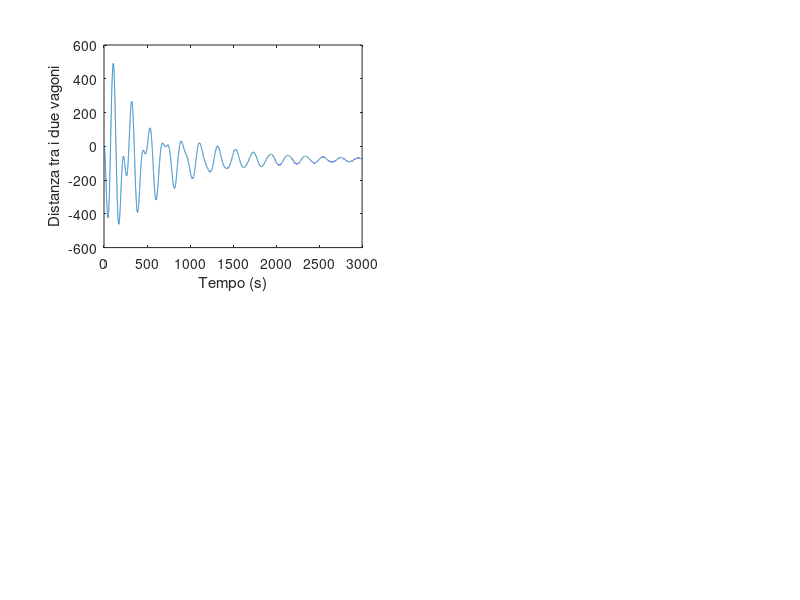

Write the MATLAB code that produced this figure. (Note: this script raises an error after producing the figure.)
close all; clear; clc;
k1 = 5;    % N/m
k2 = 2;    % N/m
k3 = 1;    % N/m
b = 10;      % Ns/m
m1 = 2000;   % kg
m2 = 4000;   % kg




A = [0, 0, 1, 0; 0, 0, 0, 1; -((k1+k2)/m1), -k2/m1, -b/m1 b/m1; 1/m1, -((k2+k3)/m2), b/m2, -b/m2];
B = [0 0 1 0];
C = [-1 1 0 0];
D = 0;

sys = ss(A, B', C, D);
t = 0:0.1:3000;


figure('Name',"Distanza tra i due vagoni")
subplot(2,2,1);
[y, t, ~] = step(sys, t);
plot(t,y);
xlabel("Tempo (s)");
ylabel("Distanza tra i due vagoni");
s = stepinfo(sys);
yline(y(end), '--');
title("Risposta ad un gradino unitario");


subplot(2,2,3);
[y, t, x] = impulse(sys);
plot(t,y);
xlabel("Tempo (s)");
ylabel("Distanza tra i due vagoni");
title("Risposta ad un impulso unitario");

subplot(2,2,2)
pzmap(sys);


% modello l'uscita in funzione dei valori singoli di x1 e x2 (posizioni)
C = [-1, 0, 0, 0; 0, 1, 0, 0];
sys1 = ss(A, B', C, D);
figure('Name',"Posizione dei due vagoni");
[y1, t1, x1] = step(sys1);
plot(t1, y1(:,1));
hold on
plot(t1, y1(:,2));
legend ('X1', 'X2');
title("Risposta ad un gradino unitario");
grid on

xlabel("tempo");
ylabel("Posizione")

